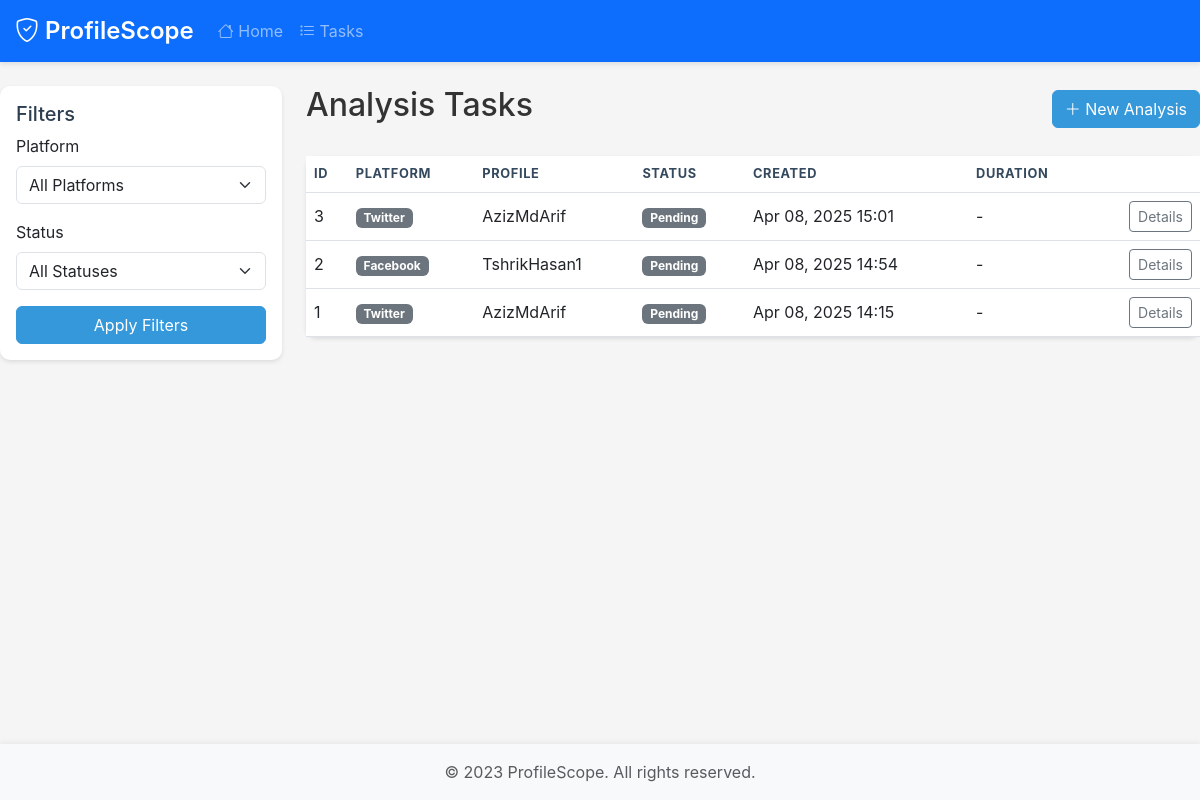
The page /tasks on the database its author committed.
### app/web/models/__init__.py (models this page shows, shortened)
class Task(db.Model):
    id = db.Column(db.Integer, primary_key=True)
    platform = db.Column(db.String(50), nullable=False)
    profile_id = db.Column(db.String(255), nullable=False)
    status = db.Column(db.Enum(TaskStatus), default=TaskStatus.PENDING)
    progress = db.Column(db.Integer, default=0)
    message = db.Column(db.String(255))
    result_path = db.Column(db.String(255))
    error = db.Column(db.Text)
    duration = db.Column(db.Float)
    created_at = db.Column(db.DateTime, default=datetime.utcnow)
    updated_at = db.Column(
        db.DateTime, default=datetime.utcnow, onupdate=datetime.utcnow
    )
    started_at = db.Column(db.DateTime)
    completed_at = db.Column(db.DateTime)

### app/web/routes/views.py (the view)
@views_bp.route("/tasks")
def tasks():
    platform = request.args.get("platform")
    status = request.args.get("status")
    page = request.args.get("page", 1, type=int)
    per_page = 10
    query = Task.query
    if platform:
        query = query.filter_by(platform=platform.lower())
    if status:
        try:
            task_status = TaskStatus(status.lower())
            query = query.filter_by(status=task_status)
        except ValueError:
            flash(f"Invalid status filter: {status}", "warning")
    query = query.order_by(desc(Task.created_at))
    tasks = query.paginate(page=page, per_page=per_page)
    return render_template("tasks.html", tasks=tasks, platform=platform, status=status)

### app/web/templates/tasks.html (shortened to what this page needs)
{% extends "base.html" %}
{% block content %}
<div class="row">
    <div class="col-md-3">
        <div class="card mb-4">
            <div class="card-body">
                <h3 class="card-title h5">Filters</h3>
                <form action="{{ url_for('views.tasks') }}" method="GET">
                    <div class="mb-3">
                        <label for="platform" class="form-label">Platform</label>
                        <select class="form-select" id="platform" name="platform">
                            <option value="">All Platforms</option>
                        </select>
                    </div>
                    <div class="mb-3">
                        <label for="status" class="form-label">Status</label>
                        <select class="form-select" id="status" name="status">
                            <option value="">All Statuses</option>
                        </select>
                    </div>
                    <button type="submit" class="btn btn-primary w-100">
                        Apply Filters
                    </button>
                </form>
            </div>
        </div>
    </div>
    <div class="col-md-9">
        <div class="d-flex justify-content-between align-items-center mb-4">
            <h2>Analysis Tasks</h2>
            <a href="{{ url_for('views.index') }}" class="btn btn-primary">
                <i class="bi bi-plus-lg"></i> New Analysis
            </a>
        </div>
        <div class="card">
            <div class="table-responsive">
                <table class="table table-hover mb-0">
                    <thead>
                        <tr>
                            <th>ID</th>
                            <th>Platform</th>
                            <th>Profile</th>
                            <th>Status</th>
                            <th>Created</th>
                            <th>Duration</th>
                            <th></th>
                        </tr>
                    </thead>
                    <tbody>
                        {% for task in tasks.items %}
                        <tr>
                            <td>{{ task.id }}</td>
                            <td>
                                <span class="badge bg-secondary">
                                    {{ task.platform|title }}
                                </span>
                            </td>
                            <td>{{ task.profile_id }}</td>
                            <td>
                                <span class="badge bg-{{ task.status.value|status_badge }}">
                                    {{ task.status.value|title }}
                                </span>
                            </td>
                            <td>{{ task.created_at|datetime }}</td>
                            <td>{{ task.duration|duration if task.duration else '-' }}</td>
                            <td class="text-end">
                                <div class="btn-group">
                                    <a href="{{ url_for('views.task', task_id=task.id) }}"
                                       class="btn btn-sm btn-outline-secondary">
                                        Details
                                    </a>
                                </div>
                            </td>
                        </tr>
                        {% endfor %}
                    </tbody>
                </table>
            </div>
        </div>
    </div>
</div>
{% endblock %}

### app/web/static/css/style.css (style rules this page uses)
:root { --primary: #4a6fa5; --secondary: #6c757d; --success: #28a745; --danger: #dc3545; --warning: #ffc107; --info: #17a2b8; --light: #f8f9fa; --dark: #343a40; --primary-color: #2c3e50; --secondary-color: #34495e; --accent-color: #3498db; --success-color: #2ecc71; --warning-color: #f1c40f; --danger-color: #e74c3c; --light-bg: #f8f9fa; --dark-bg: #343a40; }
body { background-color: #f5f5f5; color: #333; min-height: 100vh; display: flex; flex-direction: column; font-family: -apple-system, BlinkMacSystemFont, "Segoe UI", Roboto, "Helvetica Neue", Arial, sans-serif; }
.card { border-radius: 10px; box-shadow: 0 4px 6px rgba(0, 0, 0, 0.1); margin-bottom: 20px; border: none; box-shadow: 0 2px 4px rgba(0, 0, 0, 0.1); transition: box-shadow 0.3s ease; }
.card-title { color: var(--primary-color); }
.table th { border-top: none; text-transform: uppercase; font-size: 0.8rem; letter-spacing: 0.05em; color: var(--secondary-color); }
.table td { vertical-align: middle; }
.btn-primary { background-color: var(--accent-color); border-color: var(--accent-color); }

### rows shown on the page
Task: id "3", platform "Twitter", profile_id "AzizMdArif", status.value "Pending", created_at "Apr 08, 2025 15:01", duration|duration "-"
Task: id "2", platform "Facebook", profile_id "TshrikHasan1", status.value "Pending", created_at "Apr 08, 2025 14:54", duration|duration "-"
Task: id "1", platform "Twitter", profile_id "AzizMdArif", status.value "Pending", created_at "Apr 08, 2025 14:15", duration|duration "-"
